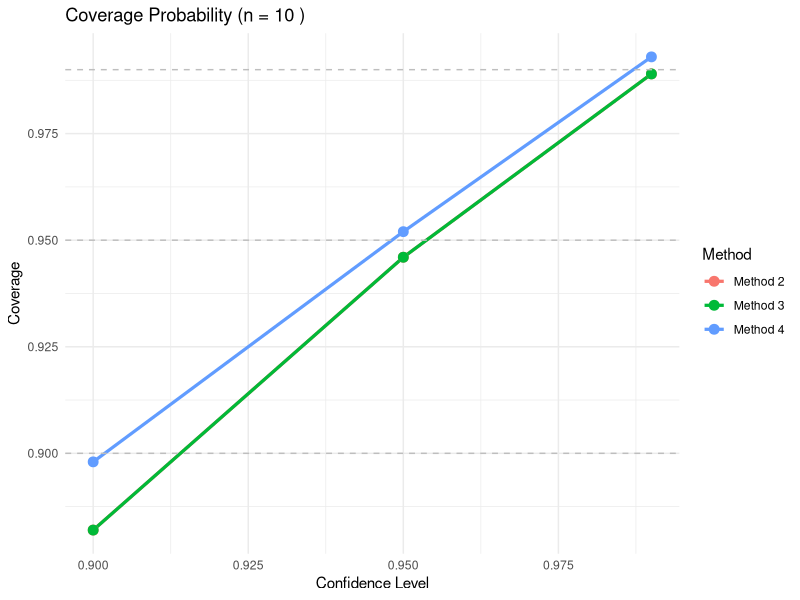
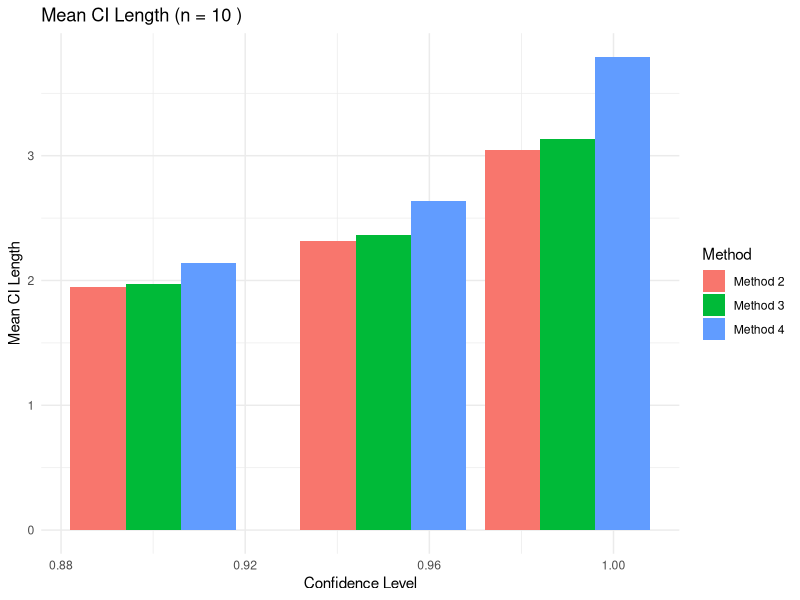
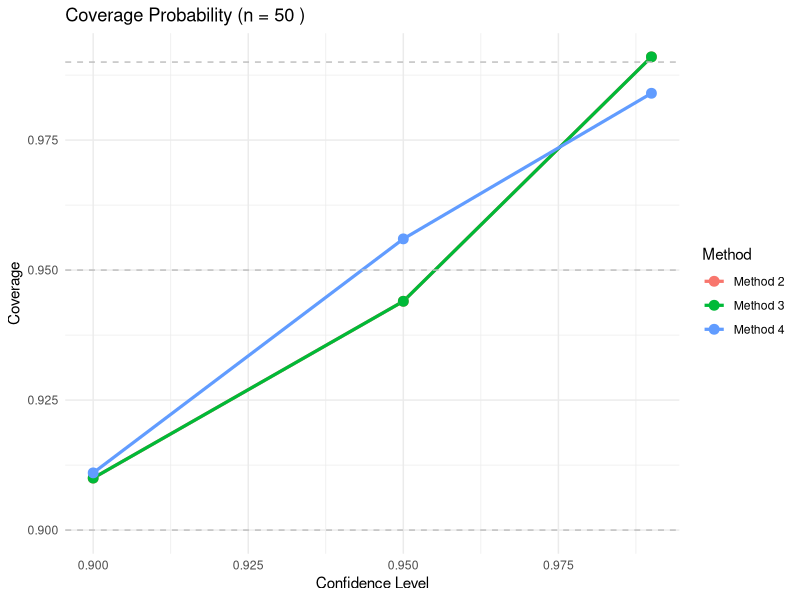
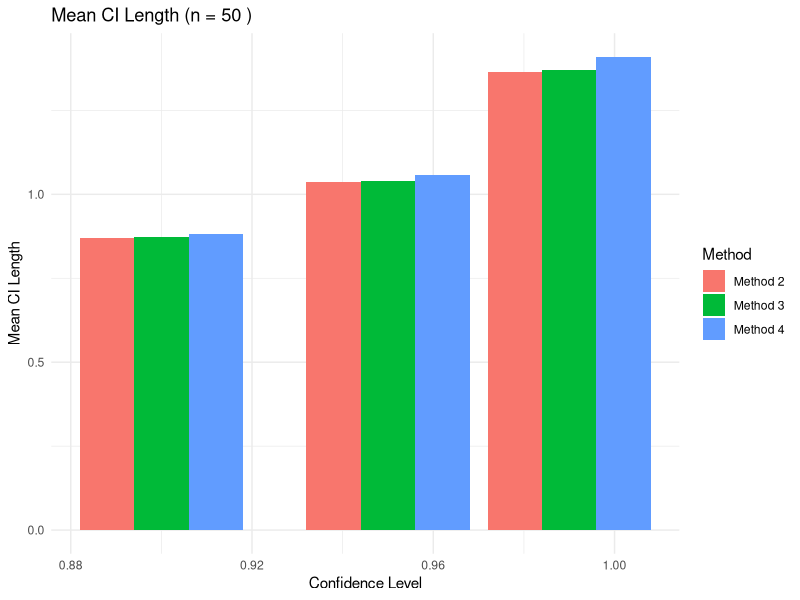
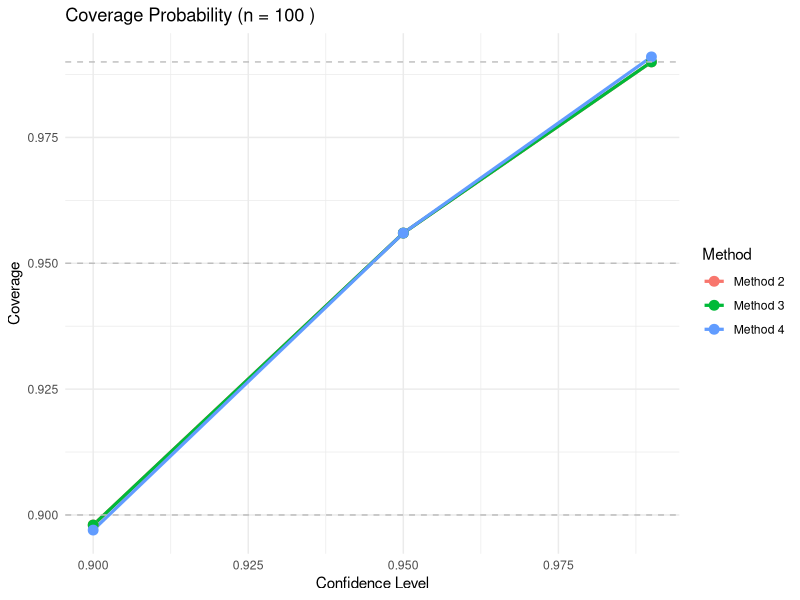
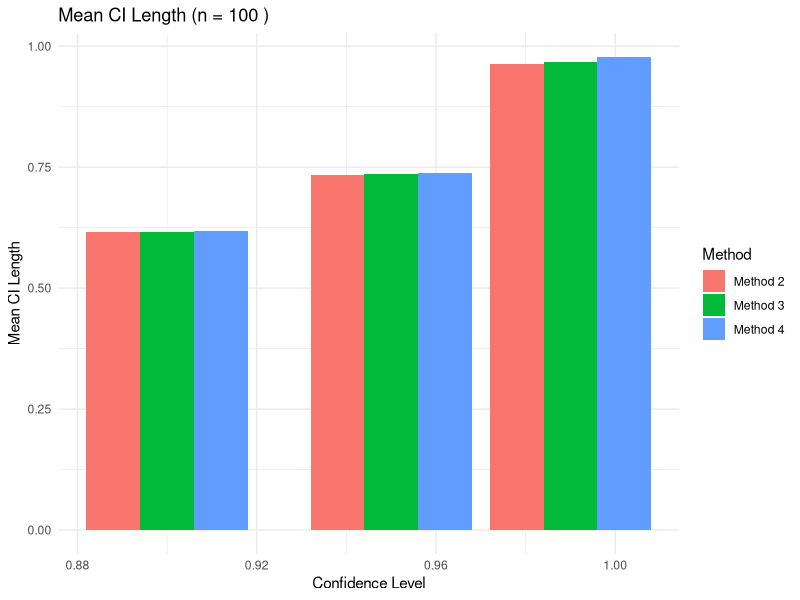

These charts were generated, in order, by the following R code:
## ---- chunk 1
team_id = 35
set.seed(team_id)
theta <- team_id / 10

M <- 1000
sample_sizes <- c(10, 50, 100)
alpha_levels <- c(0.1, 0.05, 0.01)

coverage <- function(lower, upper, theta) {
  mean(lower <= theta & theta <= upper)
}

cat("the number of repetitions: m =", M, "\n")

results_list <- list()
counter <- 1

for (n in sample_sizes) {
  cat("        Sample size n =", n)
  
  x <- matrix(rpois(n * M, lambda = theta), nrow = n)
  sample_mean <- colMeans(x)
  sample_sd <- apply(x, 2, sd)

# Method 2
  for (alpha in alpha_levels) {
    confidence_level <- 1 - alpha
    cat("\nConfidence level =", confidence_level, "\n")

    z <- qnorm(1 - alpha/2)
    lower2 <- sample_mean - z * sqrt(theta / n)
    upper2 <- sample_mean + z * sqrt(theta / n)
    
    cov2 <- coverage(lower2, upper2, theta)
    len2 <- mean(upper2 - lower2)
    max2 <- max(upper2 - lower2)
    
    cat("Method 2:    coverage =", round(cov2,5),
        ", mean length =", round(len2,5), 
        ", max length =", round(max2,5), "\n")
    
    
# Method 3
    a <- 2 * n * sample_mean + z^2
    b <- z * sqrt(4 * n * sample_mean + z^2)
    lower3 <- (a - b) / (2 * n)
    upper3 <- (a + b) / (2 * n)
    
    cov3 <- coverage(lower3, upper3, theta)
    len3 <- mean(upper3 - lower3)
    max3 <- max(upper3 - lower3)
    
    cat("Method 3:    coverage =", round(cov3,5),
        ", mean length =", round(len3,5), 
        ", max length =", round(max3,5), "\n")
    
    
# Method 4    
    t_critical <- qt(1 - alpha/2, df = n - 1)
    lower4 <- sample_mean - t_critical * sample_sd / sqrt(n)
    upper4 <- sample_mean + t_critical * sample_sd / sqrt(n)
    
    cov4 <- coverage(lower4, upper4, theta)
    len4 <- mean(upper4 - lower4)
    max4 <- max(upper4 - lower4)
    
    cat("Method 4:    coverage =", round(cov4,5),
        ", mean length =", round(len4,5), 
        ", max length =", round(max4,5), "\n")
    

    results_list[[counter]] <- data.frame(
      n = n,
      alpha = alpha,
      conf_level = confidence_level,
      Method = rep(c("Method 2", "Method 3", "Method 4"), each = 1),
      Coverage = c(cov2, cov3, cov4),
      Mean_Length = c(len2, len3, len4)
    )
    counter <- counter + 1
  }
  cat("\n")
}
## ---- chunk 2
library(ggplot2)

results_df <- do.call(rbind, results_list)

for (n_val in sample_sizes) {
  
  df_n <- subset(results_df, n == n_val)
  
  print(
    ggplot(df_n, aes(x = conf_level, y = Coverage,
                     color = Method, group = Method)) +
      geom_line(size = 1.1) +
      geom_point(size = 3) +
      geom_hline(aes(yintercept = conf_level),
                 linetype = "dashed", color = "gray") +
      labs(title = paste("Coverage Probability (n =", n_val, ")"),
           x = "Confidence Level", y = "Coverage") +
      theme_minimal()
  )
  
  print(
    ggplot(df_n, aes(x = conf_level, y = Mean_Length, fill = Method)) +
      geom_bar(stat = "identity", position = "dodge") +
      labs(title = paste("Mean CI Length (n =", n_val, ")"),
           x = "Confidence Level", y = "Mean CI Length") +
      theme_minimal()
  )
}

